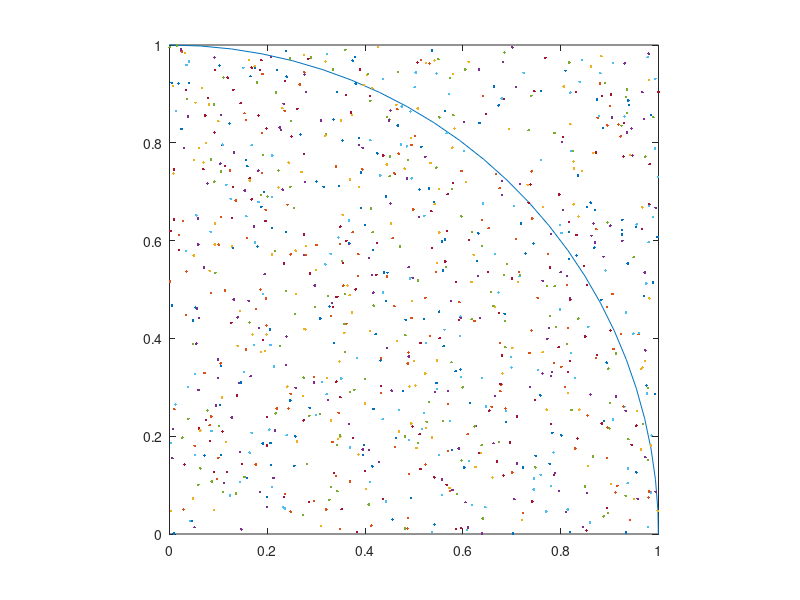

Reproduce this figure in MATLAB.
N = 1000; % 試行回数
count = 0; % 円の中にある点の数

% 半径１の円の1/4を描く
t = linspace(0,2*pi,100);
figure
plot(sin(t),cos(t))
axis square 
xlim([0,1])
ylim([0,1])

% 現在の座標軸のプロットを保持する
hold on

% 0.00001秒ごとに乱数を発生させ座標軸にプロット
for i = 1:N
    a = rand;
    b = rand;
    plot(a,b,'.')
    pause(0.00001)
    if a^2 + b^2 < 1
        count = count + 1;
    end
end

pai = 4*count/N;
disp(['piの推定値は',num2str(pai)])
